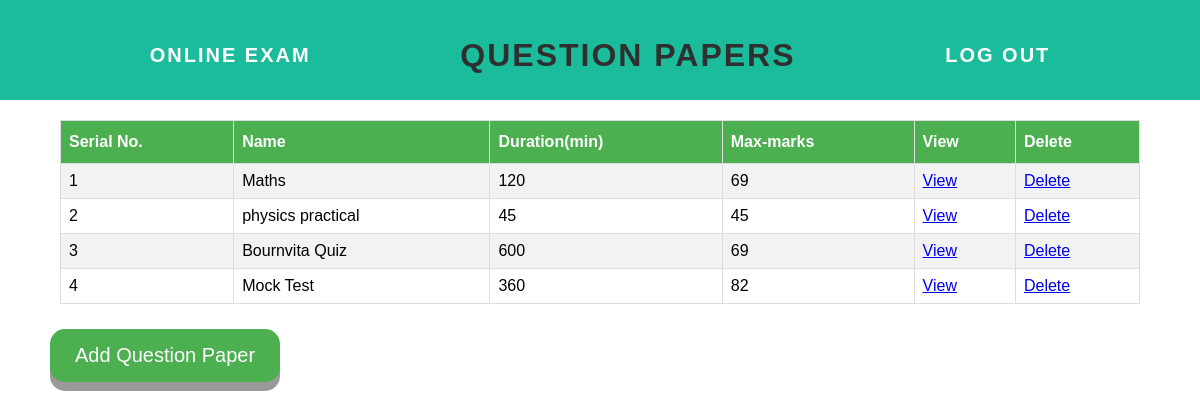
Page /questionpaper on the committed database.
### tables this page shows
CREATE TABLE questionPaper(pid integer primary key autoincrement, name text not null unique, duration integer not null, maxMarks integer default 0);

### app.py (the view)
@app.route('/questionpaper', methods = ['POST', 'GET'])
def questionpaper():
    form = paperForm()
    conn = sqlite3.connect("questionBank.db")
    c = conn.cursor()
    if request.method == 'POST':
        if form.validate_on_submit():
            questionPaperList = []
            questionPaperList.append(form.name.data)
            questionPaperList.append(form.duration.data)
            questionPaperList.append(0)
            questionPaperTuple = tuple(questionPaperList)
            try:
                c.execute('''insert into questionPaper(name, duration, maxMarks)
                values(?, ?, ?)''', questionPaperTuple)
            except:
                flash("")
            c.execute("select * from questionPaper")
            c.execute("select * from questionPaper")
            questionPaperLists = c.fetchall()
            for paper in questionPaperLists:
                c.execute(''' select sum(p.marks) from qset q, question p where pid = ? and q.qid = p.qid''', (paper[0],))
                m = c.fetchall()[0][0]
                c.execute("update questionpaper set maxmarks = ? where pid = ?", (m, paper[0]))
            c.execute("select * from questionPaper")
            conn.commit()
            questionPaperLists = c.fetchall()
            conn.close()
            return render_template('questionpaper.html', questionPaperLists = questionPaperLists)
        else:
            return render_template('qpaperPage.html', form = form)
    else:
        c.execute("select * from questionPaper")
        questionPaperLists = c.fetchall()
        try:
            for paper in questionPaperLists:
                c.execute(''' select sum(p.marks) from qset q, question p where pid = ? and q.qid = p.qid''', (paper[0],))
                m = c.fetchall()[0][0]
                c.execute("update questionpaper set maxmarks = ? where pid = ?", (m, paper[0]))
        except:
                flash("An error occured please try again")
        c.execute("select * from questionPaper")
        questionPaperLists = c.fetchall()
        conn.close()
        return render_template('questionpaper.html', questionPaperLists = questionPaperLists)

### forms.py
class paperForm(Form):
    name = TextField("Enter question paper name", validators=[InputRequired()])
    duration = IntegerField("Duration of the paper (in minutes)", validators=[InputRequired()])
    submit = SubmitField("Submit")

### templates/questionpaper.html (shortened to what this page needs)
<html>
    <head>
        <link rel="stylesheet" href="{{ url_for('static', filename='css/main.css') }}">
    </head>
    <body>
        <div id="header">
            <div class="container">
                <a id="header-title" href="/">Online Exam</a>
                <h1>QUESTION PAPERS</h1>
                <a href="#" id = "logout"> Log Out </a>
            </div>
        </div>
        {%  if questionPaperLists|length < 1 %}
        <h4 style="text-align: center">There are no question papers. Create one below!</h4>
        {%  else %}
        <table id = "table">
            <tr>
                <th>Serial No.</th>
                <th>Name</th>
                <th>Duration(min)</th>
                <th>Max-marks</th>
                <th>View</th>
                <th>Delete</th>
            </tr>
                {% for paper in questionPaperLists %}
            <tr>
                <td>{{ loop.index }}</td>
                <td>{{ paper[1] }}</td>
                <td>{{ paper[2] }}</td>
                <td> {{ paper[3] }} </td>
                <td><a href="/view/paper/{{paper[0]}}">View</a></td>
                <td><a href="/delete/paper/{{paper[0]}}">Delete</a></td>
            </tr>
                {% endfor %}
        </table>
        {%  endif %}
        <div class="form">
            <form action="/createPaper" method="POST">
                <input class = "button" type="submit" value="Add Question Paper">
            </form>
        </div>
    </body>
</html>

### static/css/main.css (style rules this page uses)
body, html { margin: 0px; font-family: sans-serif; width: 100%; }
#table { font-family: "Trebuchet MS", Arial, Helvetica, sans-serif; border-collapse: collapse; width: 90%; margin: 20px auto; }
#table td, #table th { border: 1px solid #ddd; padding: 8px; }
#table tr:nth-child(even) { background-color: #f2f2f2; }
#table th { padding-top: 12px; padding-bottom: 12px; text-align: left; background-color: #4CAF50; color: white; }
#header { background-color: #1abc9c; height: 100px; margin: 0px; line-height: 110px; }
#header a { color: white; text-decoration: none; text-transform: uppercase; letter-spacing: 0.1em; }
#header-title { font-size: 20px; font-weight: bold; margin-left: 0px; }
#logout { font-size: 20px; font-weight: bold; }
.container { display: flex; flex-direction: row; justify-content: space-evenly; }
h1 { text-align: center; margin-top: 0; letter-spacing: 2px; color: #2f2f2f; }
.button { display: inline-block; padding: 15px 25px; font-size: 20px; cursor: pointer; text-align: center; text-decoration: none; outline: none; color: #fff; background-color: #4CAF50; border: none; border-radius: 15px; box-shadow: 0 9px #999; margin: 5px 50px; }

### rows in the picture
questionPaper: name "Maths", duration "120", maxMarks "69"
questionPaper: name "physics practical", duration "45", maxMarks "45"
questionPaper: name "Bournvita Quiz", duration "600", maxMarks "69"
questionPaper: name "Mock Test", duration "360", maxMarks "82"
